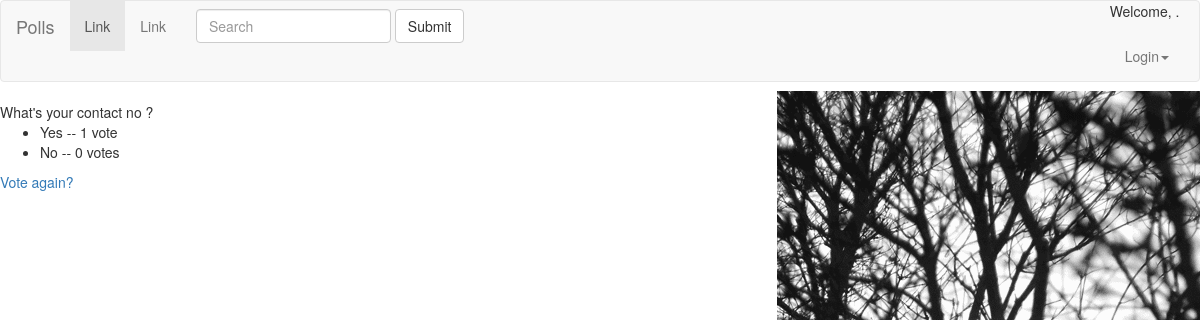
The page /polls/10/results/ on the database its author committed.
### polls/models.py (models this page shows, shortened)
class Question(models.Model):
     question_text = models.CharField(max_length=200)
     pub_date = models.DateTimeField('date published')
     def was_published_recently(self):
         now = timezone.now()
         return now - datetime.timedelta(days=1) <= self.pub_date <= now
     was_published_recently.admin_order_field = 'pub_date'
     was_published_recently.boolean = True
     was_published_recently.short_description = 'Published recently ?'

class Choice(models.Model):
     question = models.ForeignKey(Question, on_delete=models.CASCADE)
     choice_text = models.CharField(max_length=200)
     votes = models.IntegerField(default=0)

### polls/views.py (the view)
# urls.py: url(r'^(?P<pk>[0-9]+)/results/$', views.ResultsView.as_view(), name='results'),
class ResultsView(generic.DetailView):
    model = Question
    template_name = 'polls/results.html'

### polls/templates/polls/results.html
{% extends './base.html' %}¬
{% block content %}
<h>{{ question.question_text }}</h1>
<ul>
{% for choice in question.choice_set.all %}
    <li>{{ choice.choice_text }} -- {{ choice.votes }} vote{{ choice.votes|pluralize }}</li>
{% endfor %}
</ul>
<a href="{% url 'polls:detail' question.id %}">Vote again?</a>
{% endblock %}¬

### polls/static/polls/style.css (style rules this page uses)
body { background: white url("images/i1.gif") no-repeat right; }

### rows shown on the page
Question: question_text "What's your contact no ?"
Choice: choice_text "Yes", votes "1"
Choice: choice_text "No", votes "0"
